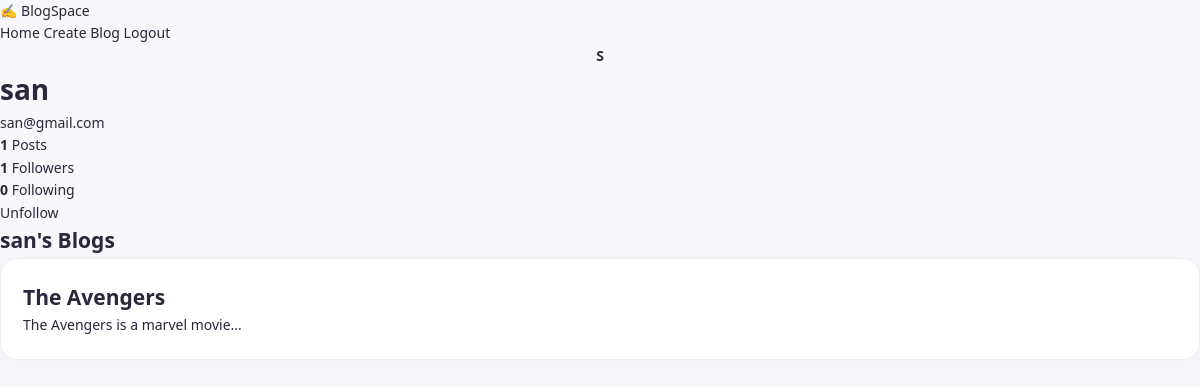
The page /profile/2 (signed in) on the database its author committed.
### tables this page shows
CREATE TABLE users (
            id INTEGER PRIMARY KEY AUTOINCREMENT,
            username TEXT NOT NULL,
            email TEXT NOT NULL UNIQUE,
            password TEXT NOT NULL
        );

CREATE TABLE posts (
            id INTEGER PRIMARY KEY AUTOINCREMENT,
            user_id INTEGER NOT NULL,
            title TEXT NOT NULL,
            content TEXT NOT NULL,
            created_at TIMESTAMP DEFAULT CURRENT_TIMESTAMP
        );

### app.py (the view)
@app.route("/profile/<int:user_id>")
def profile(user_id):
    if "user_id" not in session:
        return redirect("/login")
    conn = get_db()
    user = conn.execute("""
        SELECT *
        FROM users
        WHERE id = ?
    """, (user_id,)).fetchone()
    if user is None:
        conn.close()
        return "User not found."
    posts = conn.execute("""
        SELECT *
        FROM posts
        WHERE user_id = ?
        ORDER BY created_at DESC
    """, (user_id,)).fetchall()
    followers = conn.execute("""
        SELECT COUNT(*)
        FROM followers
        WHERE following_id = ?
    """, (user_id,)).fetchone()[0]
    following = conn.execute("""
        SELECT COUNT(*)
        FROM followers
        WHERE follower_id = ?
    """, (user_id,)).fetchone()[0]
    is_following = conn.execute("""
        SELECT *
        FROM followers
        WHERE follower_id = ? AND following_id = ?
    """, (
        session["user_id"],
        user_id
    )).fetchone()
    conn.close()
    return render_template(
        "profile.html",
        user=user,
        posts=posts,
        followers=followers,
        following=following,
        is_following=is_following
    )

### app.py (called while the page is built)
def get_db():
    conn = sqlite3.connect("database.db")
    conn.row_factory = sqlite3.Row
    return conn

### templates/profile.html (shortened to what this page needs)
<!DOCTYPE html>
<html>
<head>
    <link rel="stylesheet"
          href="{{ url_for('static', filename='style.css') }}">
</head>
<body>
<nav>
    <div class="logo">
        ✍️ BlogSpace
    </div>
    <div>
        <a href="/">Home</a>
        <a href="/create_post">
            Create Blog
        </a>
        <a href="/logout">
            Logout
        </a>
    </div>
</nav>
<div class="profile-container">
    <div class="profile-card">
        <div class="avatar">
            {{ user["username"][0].upper() }}
        </div>
        <h1>
            {{ user["username"] }}
        </h1>
        <p>
            {{ user["email"] }}
        </p>
        <div class="stats">
            <div>
                <strong>{{ posts|length }}</strong>
                <span>Posts</span>
            </div>
            <div>
                <strong>{{ followers }}</strong>
                <span>Followers</span>
            </div>
            <div>
                <strong>{{ following }}</strong>
                <span>Following</span>
            </div>
        </div>
        {% if user["id"] != session["user_id"] %}
            {% if is_following %}
                <a class="button"
                   href="/follow/{{ user['id'] }}">
                    Unfollow
                </a>
            {% else %}
                <a class="button"
                   href="/follow/{{ user['id'] }}">
                    Follow
                </a>
            {% endif %}
        {% endif %}
    </div>
    <h2>
        {{ user["username"] }}'s Blogs
    </h2>
    {% for post in posts %}
    <div class="post-card">
        <h2>
            {{ post["title"] }}
        </h2>
        <p class="post-content">
            {{ post["content"] }}
        </p>
    </div>
    {% else %}
    <p>
        No blogs published yet.
    </p>
    {% endfor %}
</div>
</body>
</html>

### static/style.css (style rules this page uses)
* { box-sizing: border-box; margin: 0; padding: 0; }
:root { --purple: #7655e8; --blue: #5595f7; --text: #29283c; --muted: #88869c; --border: #eeedf5; --page: #f7f7fc; --white: #ffffff; }
body { font-family: "Segoe UI", Arial, sans-serif; background: var(--page); color: var(--text); font-size: 14px; line-height: 1.6; }
a { color: inherit; text-decoration: none; }
.top-avatar, .avatar, .author-avatar, .mini-avatar, .suggested-avatar { display: grid; place-items: center; flex-shrink: 0; border-radius: 50%; font-weight: 800; }
.post-card { padding: 22px; margin-bottom: 20px; background: white; border: 1px solid var(--border); border-radius: 17px; box-shadow: 0 5px 20px #3d326508; transition: transform .2s, box-shadow .2s; overflow-wrap: anywhere; }

### rows shown on the page
users: username "S", username "san", email "san@gmail.com"
posts: title "The Avengers", content "The Avengers is a marvel movie..."

### other values the page prints
{{ posts|length }} "1"
{{ followers }} "1"
{{ following }} "0"
